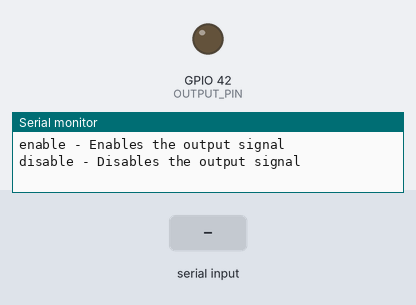
The program below on a simulated ESP32-S3. Shown: output pins drawn as LEDs (lit = HIGH), the last lines printed to the serial monitor. The test bench sets the inputs (shaded band).

Above: at 1.2 s.
1.3 s: "enable\n" received over Serial
At 1.8 s:
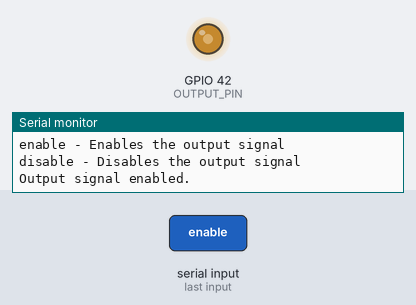
2.8 s: "disable\n" received over Serial
At 4.0 s:
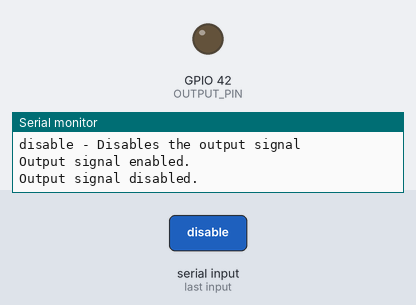
4.3 s: "enable\n" received over Serial
At 4.6 s:
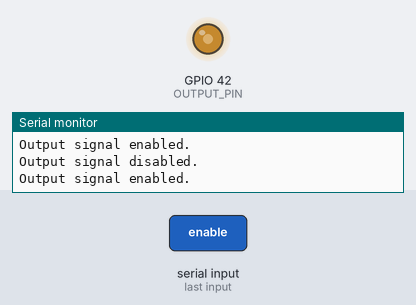
Timing chart, 0 to 7.3 s (numbered marks = the images above; inputs shaded):
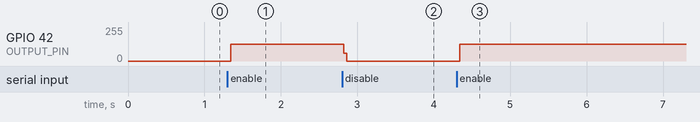

The program:

main.cpp
```cpp
#include <Arduino.h>

#define OUTPUT_PIN 42

struct ToothWheelConfig
{
  const char *name;
  int teethCount;
  int missingTeeth;
};

enum CommandType {
  CMD_SET_RPM,
  CMD_SET_WHEEL,
  CMD_ENABLE,
  CMD_DISABLE,
  CMD_INVALID
};

const ToothWheelConfig wheels[] = {
    {"36-1", 36, 1},
    {"60-2", 60, 2},
    {"24-1", 24, 1},
    {"12-2", 12, 2},
    {"12-0", 12, 0}};

const int wheelCount = sizeof(wheels) / sizeof(wheels[0]);

// Global variables
volatile bool signalEnabled = false;
volatile int currentRPM = 1000;
volatile int selectedWheel = 0;
volatile int currentTooth = 0;
volatile bool highState = false;
volatile int intervalMicros = 0;

hw_timer_t *timer = NULL;

inline void IRAM_ATTR setPinHigh(int pin)
{
  if (pin < 32)
    GPIO.out_w1ts = (1 << pin);
  else
    GPIO.out1_w1ts.val = (1 << (pin - 32));
}

inline void IRAM_ATTR setPinLow(int pin)
{
  if (pin < 32)
    GPIO.out_w1tc = (1 << pin);
  else
    GPIO.out1_w1tc.val = (1 << (pin - 32));
}

int calculatePulseInterval(const ToothWheelConfig &wheel)
{
  int totalTime = (60 * 1000000) / currentRPM;

  return totalTime / wheel.teethCount;
}

void IRAM_ATTR generateSignal()
{
  if (!signalEnabled)
  {
    setPinLow(OUTPUT_PIN);
    return;
  }

  const ToothWheelConfig &wheel = wheels[selectedWheel];

  int presentTeeth = wheel.teethCount - wheel.missingTeeth;
  bool isPresentTooth = (currentTooth < presentTeeth);

  if (isPresentTooth)
  {
    highState = !highState;
    if (highState)
      setPinHigh(OUTPUT_PIN);
    else
      setPinLow(OUTPUT_PIN);
  }
  else
  {
    setPinLow(OUTPUT_PIN);
  }

  if (!highState)
  {
    currentTooth++;
    if (currentTooth >= wheel.teethCount)
    {
      currentTooth = 0;
    }
  }

  int pulseInterval = calculatePulseInterval(wheel);
  intervalMicros = isPresentTooth ? pulseInterval / 2 : pulseInterval;
  timerAlarmWrite(timer, intervalMicros, true);
}

void setup()
{
  Serial.begin(115200);

  pinMode(OUTPUT_PIN, OUTPUT);
  setPinLow(OUTPUT_PIN);

  timer = timerBegin(0, 80, true);
  timerAttachInterrupt(timer, &generateSignal, true);
  timerAlarmWrite(timer, 500, true);
  timerAlarmEnable(timer);

  Serial.println("Trigger wheel signal generator/simulator.");
  Serial.println("Available commands:");
  Serial.println("set rpm <value> - Adjusts RPM");
  Serial.println("set wheel <index> - Changes the trigger wheel pattern");
  Serial.println("enable - Enables the output signal");
  Serial.println("disable - Disables the output signal");
}

CommandType parseCommand(const String &command) {
  if (command.startsWith("set rpm ")) {
    return CMD_SET_RPM;
  }
  if (command.startsWith("set wheel ")) {
    return CMD_SET_WHEEL;
  }
  if (command == "enable") {
    return CMD_ENABLE;
  }
  if (command == "disable") {
    return CMD_DISABLE;
  }
  return CMD_INVALID;
}

void handleSerialInput()
{
  if (!Serial.available()) return;

  String command = Serial.readStringUntil('\n');
  command.trim();

  switch (parseCommand(command))
  {
    case CMD_SET_RPM:
      currentRPM = command.substring(8).toInt();
      Serial.printf("RPM adjusted to: %d\n", currentRPM);
      break;

    case CMD_SET_WHEEL: {
      int index = command.substring(10).toInt();
      if (index >= 0 && index < wheelCount)
      {
        selectedWheel = index;
        Serial.printf(
          "Trigger wheel pattern set to: %s (Tooth: %d, Absent tooth: %d)\n",
          wheels[selectedWheel].name,
          wheels[selectedWheel].teethCount,
          wheels[selectedWheel].missingTeeth
        );
      }
      else
      {
        Serial.println("Trigger wheel pattern invalid.");
      }
      break;
    }

    case CMD_ENABLE:
      signalEnabled = true;
      Serial.println("Output signal enabled.");
      break;

    case CMD_DISABLE:
      signalEnabled = false;
      Serial.println("Output signal disabled.");
      break;

    default:
      Serial.println("Invalid command. Available:");
      Serial.println("set rpm <value> - Adjusts RPM");
      Serial.println("set wheel <index> - Changes the trigger wheel pattern");
      Serial.println("enable - Enables the output signal");
      Serial.println("disable - Disables the output signal");
      break;
  }
}

void loop()
{
  handleSerialInput();
}
```

Measured:
- after the input at 1.3 s, GPIO 42 (OUTPUT_PIN): 0/255 → 127/255 at once
- after the input at 2.8 s, GPIO 42 (OUTPUT_PIN): 127/255 → 0/255 at once
- after the input at 4.3 s, GPIO 42 (OUTPUT_PIN): 0/255 → 127/255 at once
